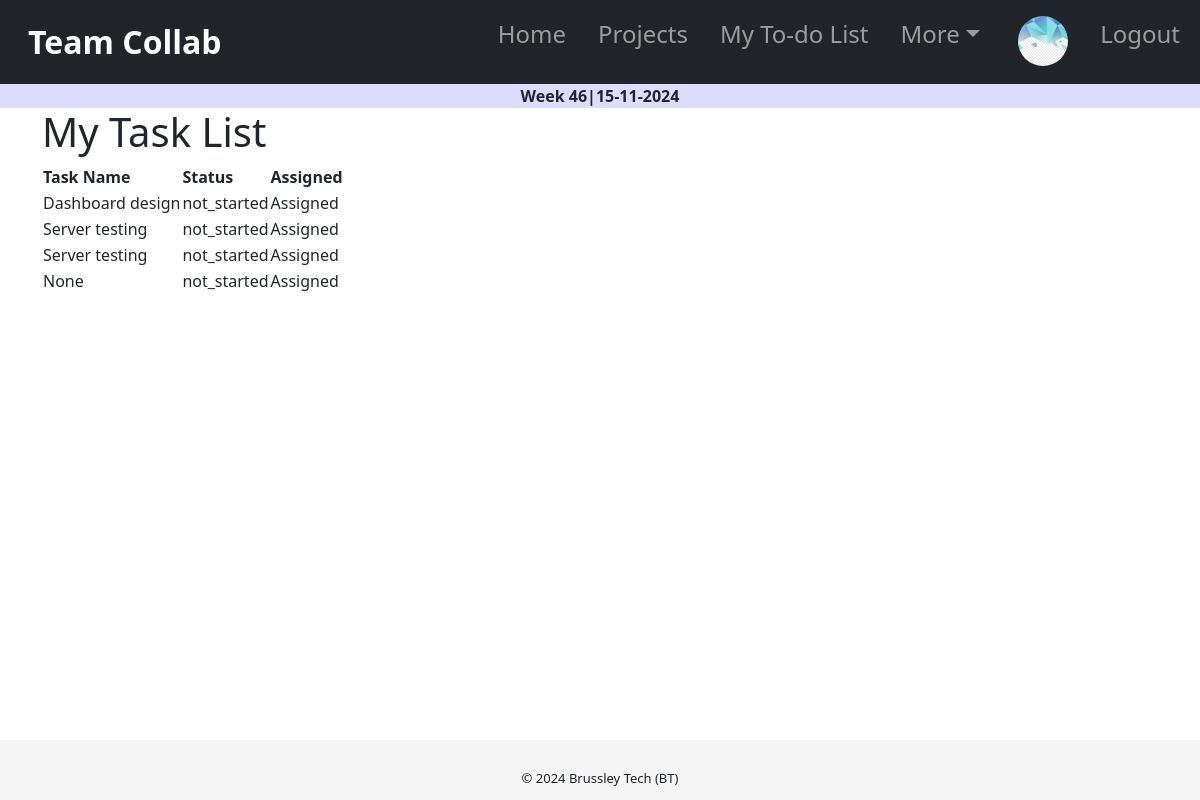
/tasks/list/ (signed in), run on an earlier commit of the app's database.
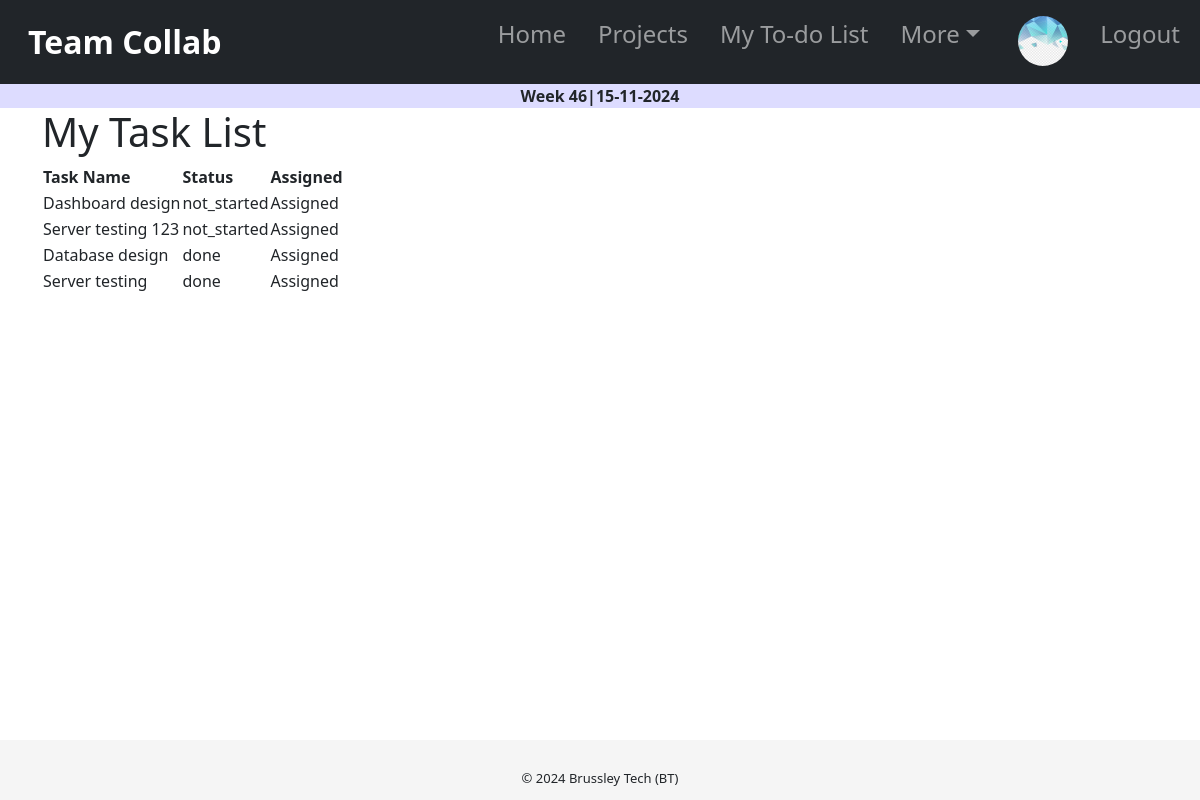
And on a later commit of the database.
### users/models.py (models this page shows, shortened)
class Profile(models.Model):
    user = models.OneToOneField(User, on_delete=models.CASCADE,null=True,blank=True)
    image = models.ImageField(upload_to='profile_image/', blank=True, null=True, default='default.jpg')
    role = models.CharField(blank=True, null=True, max_length=255)
    team = models.ForeignKey(Team, on_delete=models.SET_NULL, null=True)
    bio = models.TextField(null=True,blank=True)
    is_online = models.BooleanField(default=False)

### tasks/models.py (models this page shows, shortened)
class Task(models.Model):
    task_name = models.CharField(max_length=255, null=False)
    description = RichTextField(max_length=3000,null=True, blank=True)
    start_date = models.DateField( blank=True, null = True)
    due_date = models.DateField( blank=True, null = True)
    status = models.CharField(max_length=20, choices=TaskStatus.choices, default=TaskStatus.OPEN)
    project = models.ForeignKey(Project, on_delete=models.CASCADE, null=True, blank=True)
    assigned_to = models.ForeignKey(User, on_delete=models.CASCADE, null=True, blank=True, default=None)
    progress = models.IntegerField(default=0)

### tasks/views.py (the view)
# urls.py: path('tasks/list/', views.user_task_list, name='user_task_list'),
@login_required
def user_task_list(request):
    tasks = Task.objects.filter(assigned_to=request.user)
    context = {
        'tasks': tasks,
    }
    return render(request, 'tasks/user_task_list.html', context)

### tasks/templates/tasks/user_task_list.html (shortened to what this page needs)
{% extends 'tasks/base.html' %}
{% block content %}
<div class="container">
  <h1>My Task List</h1>
  <table>
    <thead>
      <tr>
        <th>Task Name</th>
        <th>Status</th>
        <th>Assigned</th>
      </tr>
    </thead>
    <tbody>
      {% for task in tasks %}
        <tr>
          <td>{{ task.task_name }}</td>
          <td>{{ task.get_status_display }}</td>
          <td>
            {% if task.assigned_to == request.user %}
              Assigned
            {% else %}
              Not assigned
            {% endif %}
          </td>
        </tr>
      {% endfor %}
    </tbody>
  </table>
</div>
{% endblock %}

### tasks/templates/tasks/base.html (shortened to what this page needs)
<!DOCTYPE html>
<html lang="en">
    <head>
        <link rel="stylesheet" href="https://cdn.jsdelivr.net/npm/bootstrap@5.3.0/dist/css/bootstrap.rtl.min.css">
    </head>
    <body>
      <header class="">
        <nav class="navbar navbar-expand-lg navbar-dark bg-dark">
          <div class="container-fluid">
            <a class="navbar-brand" href="{% url 'home' %}"><strong>Team Collab</strong></a>
            <div class="collapse navbar-collapse" id="navbarSupportedContent">
              <ul class="navbar-nav nav-underline me-auto mb-2 mb-lg-0 nav-tabs-link-active-color">
                <li class="nav-item">
                  <a class="nav-link" aria-current="page" href="{% url 'home' %}">Home</a>
                </li>
                <li class="nav-item">
                  <a class="nav-link" aria-current="page" href="{% url 'project_list' %}">Projects</a>
                </li>
                {% if user.is_authenticated%}
                <li class="nav-item">
                  <a class="nav-link" aria-current="page" href="{% url 'todolist' %}">My To-do List</a>
                </li>
                {% endif %}
                <li class="nav-item dropdown">
                  <a class="nav-link dropdown-toggle" href="#" role="button" data-bs-toggle="dropdown" aria-expanded="false">
                    More
                  </a>
                  </li>
                  <li class="nav-item">
                    <a class="nav-link" href="{% url 'profile' %}"><img
                      class="rounded-circle article-img"
                      src="{{ user.profile.image.url }}" style="height:50px;width:50px;"/></a>
                  </li>
                {% if user.is_authenticated %}
                  <li class="nav-item">
                    <a class="nav-link" href="{% url 'logout' %}">Logout</a>
                  </li>
                  {%else%}
                  <li class="nav-item">
                    <a class="nav-link" href="{% url 'login' %}">Login</a>
                  </li>
                {% endif %}
              </ul>
            </div>
          </div>
        </nav>
        <center>
            <div class="event_date_wrap">
                <strong>Week {% now "W"%}|{% now "j-m-Y"%}</strong>
            </div>
          </center>
      </header>
          {% block content %}
          {% endblock content %}
      <br>
      <br>
      <br>
      <br>
        <footer>
            <div class="container-fluid copyright_container">
              <div class="row my-0 py-2">
                <div class="copyright_text text-center" style="font-size: 13px;">
                    © 2024 Brussley Tech (BT)
                </div>
              </div>
            </div>
        </footer>
    </body>
</html>

### tasks/templates/tasks/base.html (style rules this page uses)
body { box-sizing: border-box; }
html,body { background-color: white; min-height: 100%; height: 100%; margin: 0px auto; margin-bottom: 0%; }
header { background-color: #dddcff; }
footer { bottom: 0; position: static; position: fixed; width: 100%; height: 60px; line-height: 60px; background-color: #f5f5f5; }
.nav-link { font-family: system-ui; font-size: 1.5rem; }
.navbar-brand { font-size: 2rem; }
@media (min-width: 1200px) { .container-fluid { max-width: 1600px; } }
.event_date_wrap { align-content: center; }
.container { border-radius: 5px; margin: 0px auto; scroll-behavior: auto; }

What changed in the data, as far as the page shows it:
removed Task: task_name "Server testing", status "not_started", shows "Assigned"
removed Task: task_name "None", status "not_started", shows "Assigned"
changed Task: task_name "Server testing" → "Server testing 123"
added Task: task_name "Database design", status "done", shows "Assigned"
added Task: task_name "Server testing", status "done", shows "Assigned"
